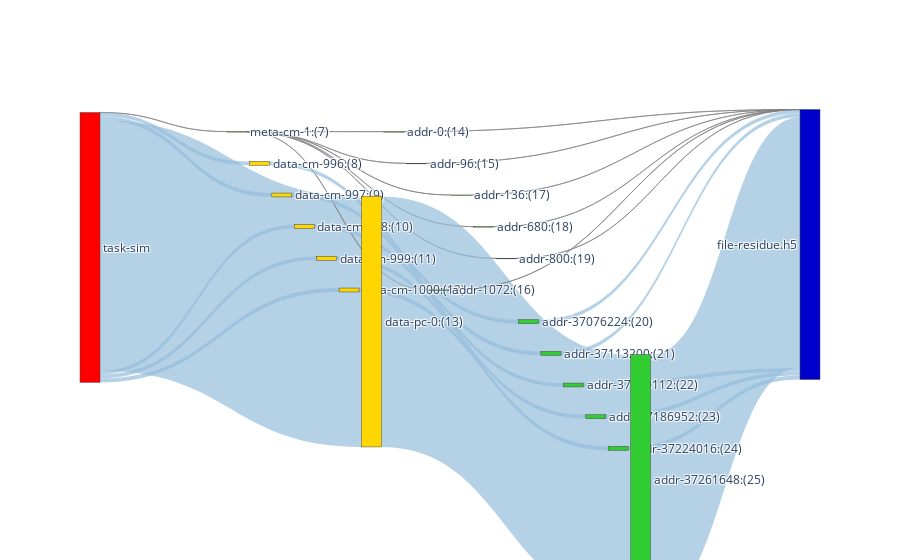

The notebook cell this image was saved under:
### Code cell
sim_nodes, sim_nodes_dict = get_nodes_for_sankey(G_SIM, rm_tags=['sim'])

# print(node_ref2)
sim_links = get_links_for_sankey(G_SIM, sim_nodes_dict)

sim_sankey = go.Sankey(
            node = sim_nodes,
            link = sim_links, 
            orientation='h',
            domain=dict(
              row=0,
              column=0,),
            arrangement = "freeform",
            )

layout =  go.Layout(
    title = "Basic Sankey Diagram",
    bargap = 1,
    barmode = 'stack',
    font = dict(
      size = 10
    )
)
fig = go.Figure(sim_sankey)
fig.show()
fig.write_html(f"{image_path}/sankey-sampled-sim_w-vol-vfd-.html")

### Figure 1 — Plotly figure (JSON) as saved in the notebook; plotly's stock layout.template omitted (floating-point values rounded to 4 significant figures)
{"data": [{"arrangement": "freeform", "domain": {"column": 0, "row": 0}, "link": {"color": ["rgba(128, 128, 128, 0.7)", "rgba(150, 190, 220, 0.7)", "rgba(150, 190, 220, 0.7)", "rgba(150, 190, 220, 0.7)", "rgba(150, 190, 220, 0.7)", "rgba(150, 190, 220, 0.7)", "rgba(150, 190, 220, 0.7)", "rgba(128, 128, 128, 0.7)", "rgba(128, 128, 128, 0.7)", "rgba(128, 128, 128, 0.7)", "rgba(128, 128, 128, 0.7)", "rgba(128, 128, 128, 0.7)", "rgba(128, 128, 128, 0.7)", "rgba(150, 190, 220, 0.7)", "rgba(150, 190, 220, 0.7)", "rgba(150, 190, 220, 0.7)", "rgba(150, 190, 220, 0.7)", "rgba(150, 190, 220, 0.7)", "rgba(150, 190, 220, 0.7)", "rgba(128, 128, 128, 0.7)", "rgba(128, 128, 128, 0.7)", "rgba(128, 128, 128, 0.7)", "rgba(128, 128, 128, 0.7)", "rgba(128, 128, 128, 0.7)", "rgba(128, 128, 128, 0.7)", "rgba(150, 190, 220, 0.7)", "rgba(150, 190, 220, 0.7)", "rgba(150, 190, 220, 0.7)", "rgba(150, 190, 220, 0.7)", "rgba(150, 190, 220, 0.7)", "rgba(150, 190, 220, 0.7)"], "customdata": [1, 1, 1, 1, 1, 1, 1, 1, 1, 1, 1, 1, 1, 1, 1, 1, 1, 1, 1, 1, 1, 1, 1, 1, 1, 1, 1, 1, 1, 1, 1], "label": ["Access Volume : 1 B <br />Average Count : 1 <br />Average Access Size : 1 B <br />", "Access Volume : 36.94 KB <br />Average Count : 1 <br />Average Access Size : 36.94 KB <br />", "Access Volume : 36.88 KB <br />Average Count : 1 <br />Average Access Size : 36.88 KB <br />", "Access Volume : 36.8 KB <br />Average Count : 1 <br />Average Access Size : 36.8 KB <br />", "Access Volume : 37.03 KB <br />Average Count : 1 <br />Average Access Size : 37.03 KB <br />", "Access Volume : 37.32 KB <br />Average Count : 1 <br />Average Access Size : 37.32 KB <br />", "Access Volume : 2.4 MB <br />Average Count : 1 <br />Average Access Size : 2.4 MB <br />", "Access Volume : 1 B <br />Average Count : 1 <br />Average Access Size : 1 B <br />", "Access Volume : 40 B <br />Average Count : 1 <br />Average Access Size : 40 B <br />", "Access Volume : 328 B <br />Average Count : 1 <br />Average Access Size : 328 B <br />", "Access Volume : 544 B <br />Average Count : 1 <br />Average Access Size : 544 B <br />", "Access Volume : 120 B <br />Average Count : 1 <br />Average Access Size : 120 B <br />", "Access Volume : 272 B <br />Average Count : 1 <br />Average Access Size : 272 B <br />", "Access Volume : 36.98 KB <br />Average Count : 1 <br />Average Access Size : 36.98 KB <br />", "Access Volume : 36.91 KB <br />Average Count : 1 <br />Average Access Size : 36.91 KB <br />", "Access Volume : 36.84 KB <br />Average Count : 1 <br />Average Access Size : 36.84 KB <br />", "Access Volume : 37.06 KB <br />Average Count : 1 <br />Average Access Size : 37.06 KB <br />", "Access Volume : 37.36 KB <br />Average Count : 1 <br />Average Access Size : 37.36 KB <br />", "Access Volume : 2.4 MB <br />Average Count : 1 <br />Average Access Size : 2.4 MB <br />", "Access Volume : 1 B <br />Average Count : 1 <br />Average Access Size : 1 B <br />", "Access Volume : 40 B <br />Average Count : 1 <br />Average Access Size : 40 B <br />", "Access Volume : 328 B <br />Average Count : 1 <br />Average Access Size : 328 B <br />", "Access Volume : 544 B <br />Average Count : 1 <br />Average Access Size : 544 B <br />", "Access Volume : 120 B <br />Average Count : 1 <br />Average Access Size : 120 B <br />", "Access Volume : 272 B <br />Average Count : 1 <br />Average Access Size : 272 B <br />", "Access Volume : 36.98 KB <br />Average Count : 1 <br />Average Access Size : 36.98 KB <br />", "Access Volume : 36.91 KB <br />Average Count : 1 <br />Average Access Size : 36.91 KB <br />", "Access Volume : 36.84 KB <br />Average Count : 1 <br />Average Access Size : 36.84 KB <br />", "Access Volume : 37.06 KB <br />Average Count : 1 <br />Average Access Size : 37.06 KB <br />", "Access Volume : 37.36 KB <br />Average Count : 1 <br />Average Access Size : 37.36 KB <br />", "Access Volume : 2.4 MB <br />Average Count : 1 <br />Average Access Size : 2.4 MB <br />"], "source": [0, 0, 0, 0, 0, 0, 0, 1, 1, 1, 1, 1, 1, 2, 3, 4, 5, 6, 7, 8, 9, 10, 11, 12, 13, 14, 15, 16, 17, 18, 19], "target": [1, 2, 3, 4, 5, 6, 7, 8, 9, 10, 11, 12, 13, 14, 15, 16, 17, 18, 19, 20, 20, 20, 20, 20, 20, 20, 20, 20, 20, 20, 20], "value": [1, 36944, 36876, 36804, 37028, 37324, 2400000, 1, 40, 328, 544, 120, 272, 36976, 36912, 36840, 37064, 37360, 2400000, 1, 40, 328, 544, 120, 272, 36976, 36912, 36840, 37064, 37360, 2400000]}, "node": {"color": ["Red", "Gold", "Gold", "Gold", "Gold", "Gold", "Gold", "Gold", "LimeGreen", "LimeGreen", "LimeGreen", "LimeGreen", "LimeGreen", "LimeGreen", "LimeGreen", "LimeGreen", "LimeGreen", "LimeGreen", "LimeGreen", "LimeGreen", "MediumBlue"], "customdata": ["task", "sim", "sim", "sim", "sim", "sim", "sim", "sim", "sim", "sim", "sim", "sim", "sim", "sim", "sim", "sim", "sim", "sim", "sim", "sim", "file"], "label": ["task-sim", "meta-cm-1:(7)", "data-cm-996:(8)", "data-cm-997:(9)", "data-cm-998:(10)", "data-cm-999:(11)", "data-cm-1000:(12)", "data-pc-0:(13)", "addr-0:(14)", "addr-96:(15)", "addr-1072:(16)", "addr-136:(17)", "addr-680:(18)", "addr-800:(19)", "addr-37076224:(20)", "addr-37113200:(21)", "addr-37150112:(22)", "addr-37186952:(23)", "addr-37224016:(24)", "addr-37261648:(25)", "file-residue.h5"], "pad": 10, "thickness": 20, "x": [0, 0.2121, 0.2424, 0.2727, 0.303, 0.3333, 0.3636, 0.3939, 0.4242, 0.4545, 0.4848, 0.5152, 0.5455, 0.5758, 0.6061, 0.6364, 0.6667, 0.697, 0.7273, 0.7576, 1], "y": [0, 0.08333, 0.1667, 0.25, 0.3333, 0.4167, 0.5, 0.5833, 0.08333, 0.1667, 0.5, 0.25, 0.3333, 0.4167, 0.5833, 0.6667, 0.75, 0.8333, 0.9167, 1, 0]}, "orientation": "h", "type": "sankey"}], "layout": {}}
